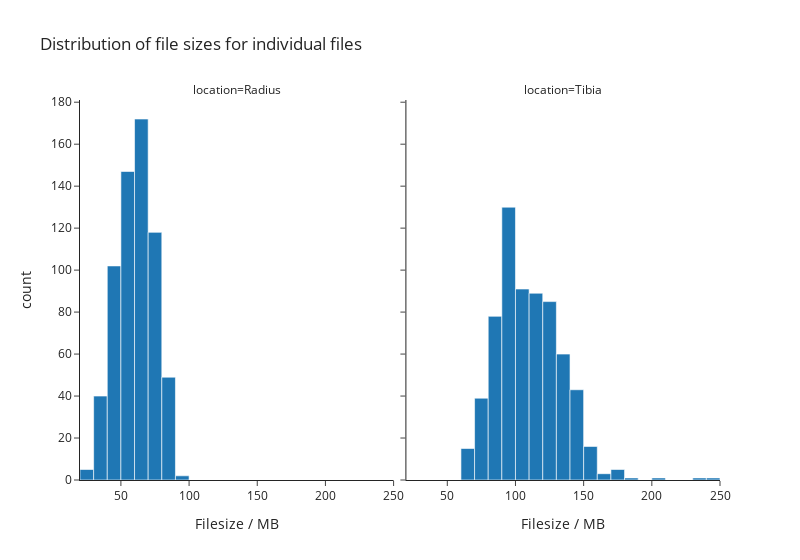

The cell this chart's notebook holds for it:
### Code cell
fig = px.histogram(
    data,
    x='filesize_MB',
    nbins=25,
    facet_col='location',
    title='Distribution of file sizes for individual files',
    labels={'filesize_MB': 'Filesize / MB'},
    width=800,
)

fig.show()

### Figure 1 — Plotly figure (JSON) as saved in the notebook; plotly's stock layout.template omitted (floating-point values rounded to 4 significant figures; data arrays with more than 128 entries replaced by an {"elided": "..."} marker saying what was removed)
{"data": [{"alignmentgroup": "True", "bingroup": "x", "hovertemplate": "location=Radius<br>Filesize / MB=%{x}<br>count=%{y}<extra></extra>", "legendgroup": "", "marker": {"color": "#1F77B4", "pattern": {"shape": ""}}, "name": "", "nbinsx": 25, "offsetgroup": "", "orientation": "v", "showlegend": false, "type": "histogram", "x": {"elided": "635 float values"}, "xaxis": "x", "yaxis": "y"}, {"alignmentgroup": "True", "bingroup": "x", "hovertemplate": "location=Tibia<br>Filesize / MB=%{x}<br>count=%{y}<extra></extra>", "legendgroup": "", "marker": {"color": "#1F77B4", "pattern": {"shape": ""}}, "name": "", "nbinsx": 25, "offsetgroup": "", "orientation": "v", "showlegend": false, "type": "histogram", "x": {"elided": "658 float values"}, "xaxis": "x2", "yaxis": "y2"}], "layout": {"annotations": [{"font": {}, "showarrow": false, "text": "location=Radius", "x": 0.245, "xanchor": "center", "xref": "paper", "y": 1, "yanchor": "bottom", "yref": "paper"}, {"font": {}, "showarrow": false, "text": "location=Tibia", "x": 0.755, "xanchor": "center", "xref": "paper", "y": 1, "yanchor": "bottom", "yref": "paper"}], "barmode": "relative", "legend": {"tracegroupgap": 0}, "title": {"text": "Distribution of file sizes for individual files"}, "width": 800, "xaxis": {"anchor": "y", "domain": [0, 0.49], "title": {"text": "Filesize / MB"}}, "xaxis2": {"anchor": "y2", "domain": [0.51, 1], "matches": "x", "title": {"text": "Filesize / MB"}}, "yaxis": {"anchor": "x", "domain": [0, 1], "title": {"text": "count"}}, "yaxis2": {"anchor": "x2", "domain": [0, 1], "matches": "y", "showticklabels": false}}}
